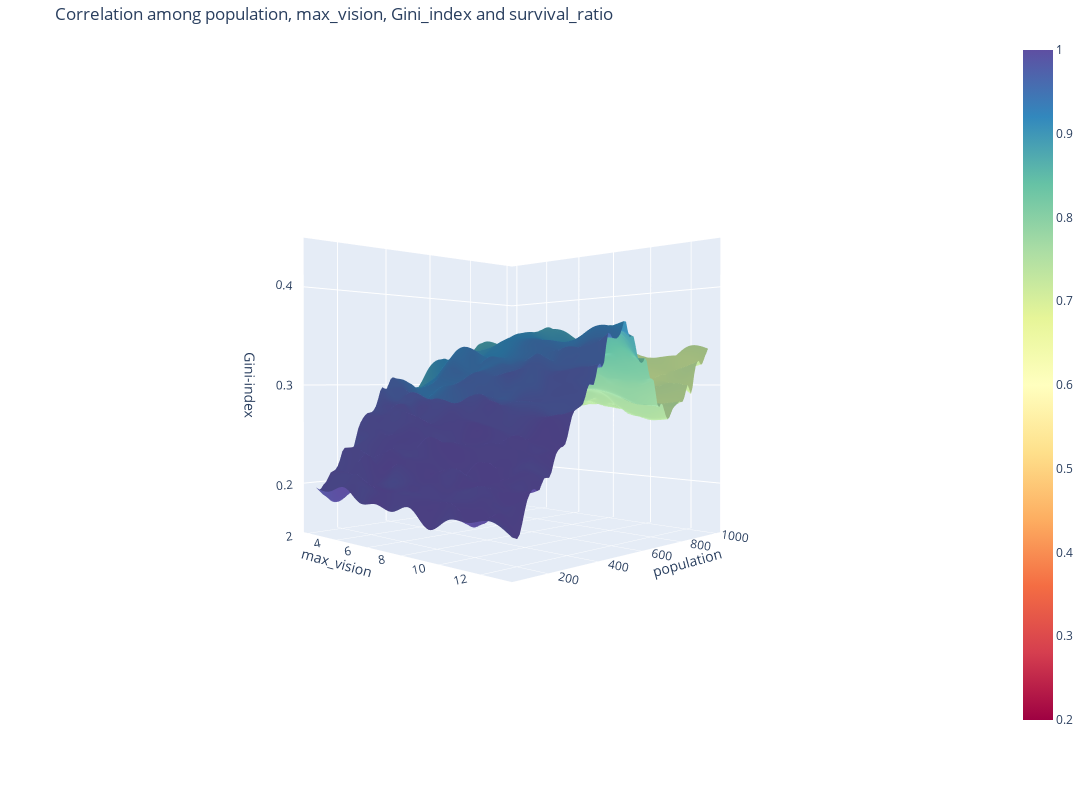

The cell this chart's notebook holds for it:
### Code cell
Y = cleaned_df2['population']
X = cleaned_df2['max_vision']
Z = cleaned_df2['Gini_index']
AI = cleaned_df2['survival_ratio']

# 假设X, Y, Z, 和 AI 是你已经有的数据

xi = np.linspace(X.min(), X.max(), 100)
yi = np.linspace(Y.min(), Y.max(), 100)
xi, yi = np.meshgrid(xi, yi)

# 对Z进行插值
zi = griddata((X, Y), Z, (xi, yi), method='cubic')

# 对AI进行插值，得到ai_mapped，这是根据xi和yi网格映射后的AI值
ai_mapped = griddata((X, Y), AI, (xi, yi), method='cubic')

colorscale = 'spectral'

# 用插值后的ai_mapped作为颜色映射
fig = go.Figure(data=[go.Surface(z=zi, x=xi, y=yi, surfacecolor=ai_mapped, colorscale=colorscale, cmin=0.2, cmax=1)],
                layout=go.Layout(
                    title='Correlation among population, max_vision, Gini_index and survival_ratio',
                    autosize=False,
                    width=1250, height=800,
                    margin=dict(l=30, r=30, b=70, t=40)
                ))

fig.update_layout(scene=dict(
                    xaxis=dict(autorange='reversed', title='population'),
                    yaxis_title='max_vision',
                    zaxis_title='Gini-index',
                    zaxis=dict(range=[0.15, 0.45]),
                    camera=dict(
                        up=dict(x=0, y=0, z=1),
                        center=dict(x=0, y=0, z=0),
                        eye=dict(x=2, y=2, z=0.01)
                    )))

fig.show()

### Figure 1 — Plotly figure (JSON) as saved in the notebook; plotly's stock layout.template omitted (floating-point values rounded to 4 significant figures; data arrays with more than 128 entries replaced by an {"elided": "..."} marker saying what was removed)
{"data": [{"cmax": 1, "cmin": 0.2, "colorscale": [[0, "rgb(158,1,66)"], [0.1, "rgb(213,62,79)"], [0.2, "rgb(244,109,67)"], [0.3, "rgb(253,174,97)"], [0.4, "rgb(254,224,139)"], [0.5, "rgb(255,255,191)"], [0.6, "rgb(230,245,152)"], [0.7, "rgb(171,221,164)"], [0.8, "rgb(102,194,165)"], [0.9, "rgb(50,136,189)"], [1, "rgb(94,79,162)"]], "surfacecolor": {"elided": "100x100 float values"}, "type": "surface", "x": {"elided": "100x100 float values"}, "y": {"elided": "100x100 float values"}, "z": {"elided": "100x100 float values"}}], "layout": {"autosize": false, "height": 800, "margin": {"b": 70, "l": 30, "r": 30, "t": 40}, "scene": {"camera": {"center": {"x": 0, "y": 0, "z": 0}, "eye": {"x": 2, "y": 2, "z": 0.01}, "up": {"x": 0, "y": 0, "z": 1}}, "xaxis": {"autorange": "reversed", "title": {"text": "population"}}, "yaxis": {"title": {"text": "max_vision"}}, "zaxis": {"range": [0.15, 0.45], "title": {"text": "Gini-index"}}}, "title": {"text": "Correlation among population, max_vision, Gini_index and survival_ratio"}, "width": 1250}}
